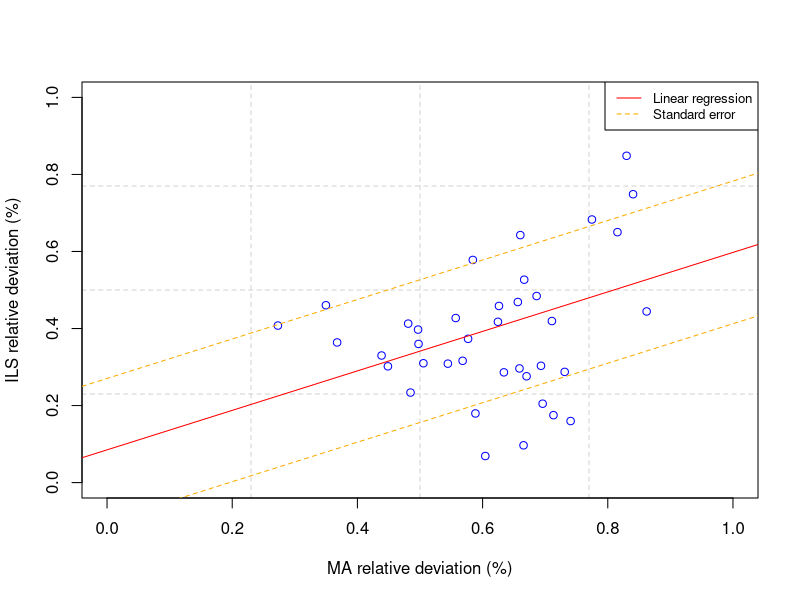

Write R code to recreate this figure.
data1 <- read.csv("raw_results/results_meme.csv")
data2 <- read.csv("raw_results/results_ils.csv")

print(cor(data1$relative_deviation, data2$relative_deviation))
model <- lm(data2$relative_deviation ~ data1$relative_deviation)
se <- sqrt(sum(resid(model)^2) / model$df.residual) # Standard error of the regression

# Start the PNG device.
png(filename = "figures/corr_plot_meme_ils.png")
plot(data1$relative_deviation, data2$relative_deviation,
    xlab = "MA relative deviation (%)",
    ylab = "ILS relative deviation (%)",
    xlim = c(0, 1),
    ylim = c(0, 1),
    pch = 1,
    col = "blue",
    panel.first = grid(nx = 4, ny = 4, lty = 2))
legend("topright", legend = c("Linear regression", "Standard error"),
       col = c("red", "#fbab00"), lty = 1:2, cex = 0.8)


# Print the parameters of the linear model
print(summary(model))
# Get the coefficients of the model
coefficients <- coef(model)
cat("Equation of the line: y =", coefficients[1], "+", coefficients[2], "* x\n")
cat("Standard error of the regression:", se, "\n")

abline(model, col = "red")
abline(a = coef(model)[1] - se, b = coef(model)[2], col = "#fbab00", lty = 2)
abline(a = coef(model)[1] + se, b = coef(model)[2], col = "#fbab00", lty = 2)

invisible(dev.off()) #close png